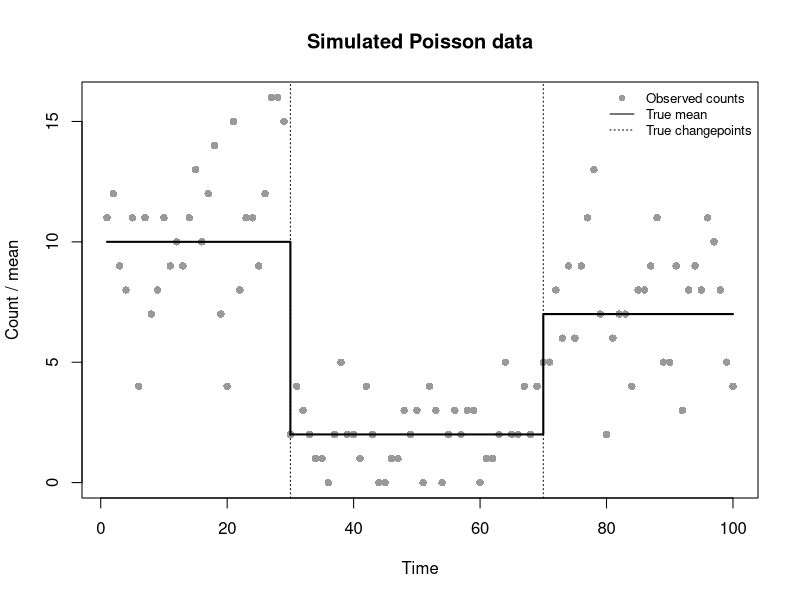

Here is the R script that generated this plot:
# Poisson model: cost, derivatives and simulated data.
# Run this part first. Tong's code uses the functions and data below.

poission_lasso_objective <- function(beta, y, lambda = 1, eps = 1e-6) {
  # Returns the negative log-likelihood plus the smooth LASSO penalty.
  # beta contains log-mean increments, one per count in y.
  # lambda controls shrinkage; eps smooths the absolute value near zero.
  # Eq. (6): C(beta) = -log L(beta; y)
  #                   + lambda * sum(sqrt(beta[k]^2 + eps)), k = 2, ..., n.
  # mu[k] = exp(sum(beta[1:k])); beta[1] is the unpenalised baseline.
  
  eta <- cumsum(beta)
  mu <- exp(eta)
  
  # An overflowing trial step should not be accepted by optim.
  if (any(!is.finite(mu))) return(Inf)
  
  negative_loglik <- sum(mu - y * eta + lgamma(y + 1))
  penalty <- lambda * sum(sqrt(beta[-1]^2 + eps))
  return(negative_loglik + penalty)
}

poission_lasso_grad <- function(beta, y, lambda = 1, eps = 1e-6) {
  # Gradient of the cost, with one entry per coefficient.
  # Uses the same beta, counts y, penalty lambda and smoothing eps.
  
  mu <- exp(cumsum(beta))
  
  # d(-log L)/d beta[j] = sum(mu[k] - y[k]) over k >= j.
  # rev(cumsum(rev())) vectorised tail-sum.
  gradient <- rev(cumsum(rev(mu - y)))
  # For j >= 2, add lambda * beta[j] / sqrt(beta[j]^2 + eps).
  penalty_gradient <- lambda * beta / sqrt(beta^2 + eps)
  penalty_gradient[1] <- 0
  return(gradient + penalty_gradient)
}

poission_lasso_hess <- function(beta, y, lambda = 1, eps = 1e-6) {
  # Returns the n by n Hessian, where n is the length of beta.
  # beta, lambda and eps have the same meaning as in the cost function.
  # y is kept as an argument for consistency, but drops out on differentiating.
  
  mu <- exp(cumsum(beta))
  n <- length(beta)
  tail_mu <- rev(cumsum(rev(mu)))
  
  # H0[i, j] = sum(mu[k]) over k >= max(i, j).
  first_shared <- outer(seq_len(n), seq_len(n), pmax)
  hessian <- matrix(tail_mu[first_shared], nrow = n, ncol = n)
  
  # Add lambda * eps / (beta[j]^2 + eps)^(3/2) to diagonal j, for j >= 2.
  curvature <- lambda * eps / (beta^2 + eps)^(3 / 2)
  curvature[1] <- 0
  diag(hessian) <- diag(hessian) + curvature
  return(hessian)
}

check_derivatives <- function(beta, y, lambda, eps = 1e-6, h = 1e-6) {
  # Check the derivatives at beta for counts y, using lambda and eps.
  # g[j] approx (C(beta + h*e_j) - C(beta - h*e_j)) / (2*h),
  # where e_j is one at position j and zero elsewhere.
  # Apply the same difference to the gradient for Hessian column j.
  # Returns scaled errors for both derivatives and the Hessian asymmetry.
  
  n <- length(beta)
  gradient_fd <- numeric(n)
  hessian_fd <- matrix(0, n, n)
  
  for (j in seq_len(n)) {
    beta_plus <- beta_minus <- beta
    beta_plus[j] <- beta_plus[j] + h
    beta_minus[j] <- beta_minus[j] - h
    
    gradient_fd[j] <- (
      poission_lasso_objective(beta_plus, y, lambda, eps) -
        poission_lasso_objective(beta_minus, y, lambda, eps)
    ) / (2 * h)
    
    hessian_fd[, j] <- (
      poission_lasso_grad(beta_plus, y, lambda, eps) -
        poission_lasso_grad(beta_minus, y, lambda, eps)
    ) / (2 * h)
  }
  
  gradient <- poission_lasso_grad(beta, y, lambda, eps)
  hessian <- poission_lasso_hess(beta, y, lambda, eps)
  gradient_error <- max(abs(gradient - gradient_fd) /
                          (1 + abs(gradient) + abs(gradient_fd)))
  hessian_error <- max(abs(hessian - hessian_fd) /
                         (1 + abs(hessian) + abs(hessian_fd)))
  
  return(c(gradient_error = gradient_error,
           hessian_error = hessian_error,
           symmetry_error = max(abs(hessian - t(hessian)))))
}

# Try both signs and values close to zero, where the penalty curves sharply.
# lambda = 0 checks the likelihood alone. Also compare two step sizes.
beta_check <- c(log(5), 0, 0.2, -0.1, 1e-4)
y_check <- c(4, 7, 6, 3, 5)
eps <- 1e-6
derivative_checks <- expand.grid(lambda = c(0, 1, 10), h = c(1e-5, 1e-6))
derivative_checks$gradient_error <- NA_real_
derivative_checks$hessian_error <- NA_real_
derivative_checks$symmetry_error <- NA_real_

for (i in seq_len(nrow(derivative_checks))) {
  errors <- check_derivatives(
    beta_check, y_check, derivative_checks$lambda[i], eps,
    h = derivative_checks$h[i]
  )
  derivative_checks[i, 3:5] <- as.list(errors)
}

# Errors are scaled because Hessian entries differ greatly in size.
stopifnot(
  max(derivative_checks$gradient_error) < 1e-4,
  max(derivative_checks$hessian_error) < 1e-4,
  max(derivative_checks$symmetry_error) < 1e-12
)
print(derivative_checks, digits = 3, row.names = FALSE)

# Use the seed and segment means from the practical.
set.seed(12345)
n <- 100
time <- seq_len(n)
tau_true <- c(1, 30, 70, n + 1)
m_true <- length(tau_true) - 2
theta_true <- c(10, 2, 7)
mu_true <- numeric(n)

for (i in seq_along(theta_true)) {
  mu_true[tau_true[i]:(tau_true[i + 1] - 1)] <- theta_true[i]
}
y <- rpois(n, lambda = mu_true)

plot(time, y, pch = 16, col = "grey60",
     xlab = "Time", ylab = "Count / mean", main = "Simulated Poisson data")
lines(time, mu_true, type = "s", lwd = 2)
abline(v = tau_true[-c(1, length(tau_true))], lty = 3)
legend("topright", c("Observed counts", "True mean", "True changepoints"),
       col = c("grey60", "black", "black"), pch = c(16, NA, NA),
       lty = c(NA, 1, 3), bty = "n", cex = 0.8)
